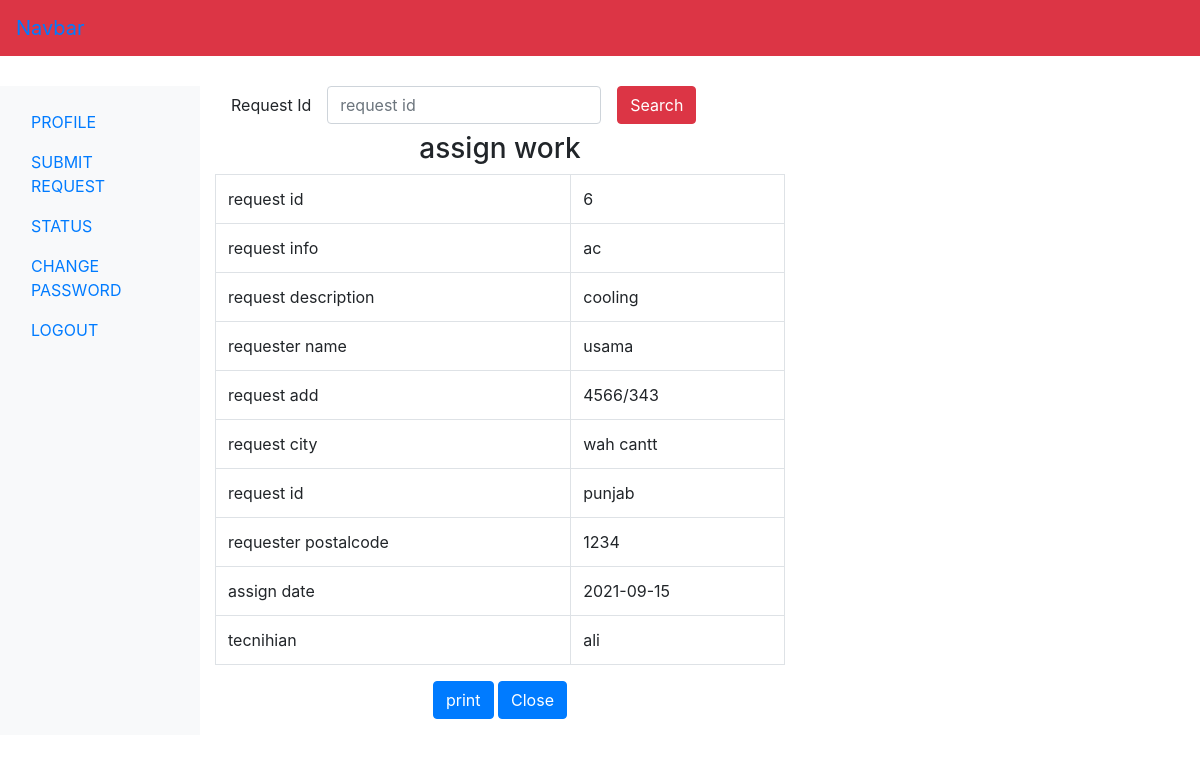
/requester/status.php?rid=6 (signed in), run on the app's committed database.
### tables this page shows
CREATE TABLE `assign_work` (
  `r_no` int(11) NOT NULL,
  `request_id` int(11) NOT NULL,
  `request_info` text NOT NULL,
  `request_desc` text NOT NULL,
  `request_name` varchar(60) NOT NULL,
  `request_add1` text NOT NULL,
  `request_add2` text NOT NULL,
  `request_city` varchar(60) NOT NULL,
  `req_region` varchar(60) NOT NULL,
  `req_postalcode` int(11) NOT NULL,
  `req_email` varchar(60) NOT NULL,
  `req_phone` bigint(20) NOT NULL,
  `tech_name` varchar(60) NOT NULL,
  `asign_date` date NOT NULL
);

### requester/status.php (the view, shortened to what this page needs)
<?php include('include/header.php');
 include('dbconnection.php');
?>
   <div class="col-sm-6">
   <form action="" method="post" class="form-inline d-print-none">
<div class="form-group mx-3">
    <label for="requestinfo ">Request Id</label>
    <input type="text" class="form-control ml-3" id="requestid"  placeholder="request id" name="rid">
  </div>
  <button class="btn btn-danger" type="submit">Search</button>
</form>
   <?php
   if(isset($_REQUEST['rid'])){
    $sql="SELECT * FROM assign_work where request_id='".$_REQUEST['rid']."'";
    $result=$con->query($sql);
    $row=$result->fetch_assoc();
    if(($row['request_id'] == $_REQUEST['rid'])){
   ?>
   <h3 class="text-center mt-2">assign work</h3>
       <table class="table table-bordered">
           <tbody>
               <tr>
               <td>request id</td>
                   <td> <?php  if(isset($row['request_id'])){
                       echo $row['request_id'];
                   }?> </td>
               </tr>
               <tr>
               <td>request info</td>
                   <td> <?php  if(isset($row['request_info'])){
                       echo $row['request_info'];
                   }?> </td>
               </tr>
               <tr>
               <td>request description</td>
                   <td> <?php  if(isset($row['request_desc'])){
                       echo $row['request_desc'];
                   }?> </td>
               </tr>
               <tr>
               <td>requester name</td>
                   <td> <?php  if(isset($row['request_name'])){
                       echo $row['request_name'];
                   }?> </td>
               </tr>
               <tr>
               <td>request add</td>
                   <td> <?php  if(isset($row['request_add1'])){
                       echo $row['request_add1'];
                   }?> </td>
               </tr>
               <tr>
               <td>request city</td>
                   <td> <?php  if(isset($row['request_city'])){
                       echo $row['request_city'];
                   }?> </td>
               </tr>
               <tr>
               <td>request id</td>
                   <td> <?php  if(isset($row['req_region'])){
                       echo $row['req_region'];
                   }?> </td>
               </tr>
               <tr>
               <td>requester postalcode</td>
                   <td> <?php  if(isset($row['req_postalcode'])){
                       echo $row['req_postalcode'];
                   }?> </td>
               </tr>
               <tr>
               <td>assign date</td>
                   <td> <?php  if(isset($row['asign_date'])){
                       echo $row['asign_date'];
                   }?> </td>
               </tr>
               <tr>
               <td>tecnihian</td>
                   <td> <?php  if(isset($row['tech_name'])){
                       echo $row['tech_name'];
                   }?> </td>
               </tr>
           </tbody>
       </table>
       <div class="text-center">
           <form action="" method="" class="mb-3 d-print-none">
               <input type="submit" class="btn btn-primary"  onClick="window.print();" value="print">
               <input type="submit" class="btn btn-primary" value="Close">
           </form>
       </div>
  <?php }} ?>
</div>
<?php include('include/footer.php');?>

### data on the page
assign_work: request "6", request_info "ac", request_desc "cooling", request_name "usama", request_add1 "4566/343", request_city "wah cantt", req_region "punjab", req_postalcode "1234", asign_date "2021-09-15", tech_name "ali"
